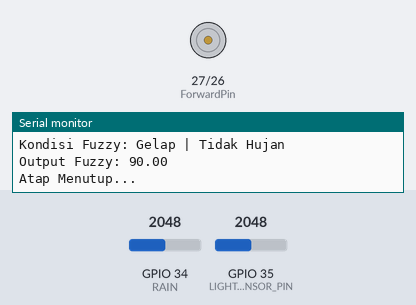
A sketch run on a simulated ESP32. On the bench: motor-driver pin pairs drawn as motors (green arrow = first pin HIGH = forward, orange = second pin HIGH = backward, longer = more drive, scaled by the enable pin), the last lines printed to the serial monitor. The test bench sets the inputs (shaded band); at power-on: GPIO 34 (RAIN) = 2048, GPIO 35 (LIGHT_SENSOR_PIN) = 2048. WiFi joins after 1.5 s; servers stay silent unless stated.

Above: at 12.5 s.
12.6 s: GPIO 34 (RAIN) set to 2570
22.3 s: GPIO 34 (RAIN) set to 2692
At 27.8 s:
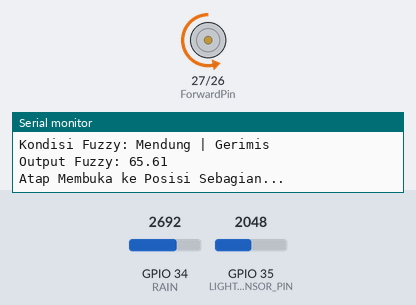
46.3 s: GPIO 35 (LIGHT_SENSOR_PIN) set to 1190
57.3 s: GPIO 35 (LIGHT_SENSOR_PIN) set to 1101
At 63.7 s:
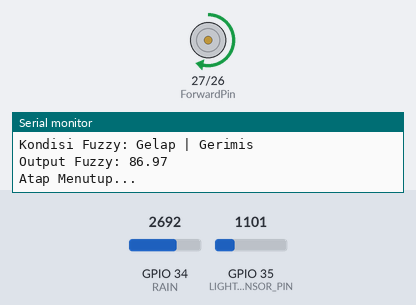
67.3 s: GPIO 35 (LIGHT_SENSOR_PIN) set to 1228
At 72.7 s:
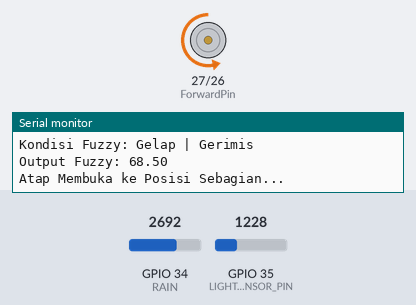
Timing chart, 0 to 77.4 s (numbered marks = the images above; inputs shaded):
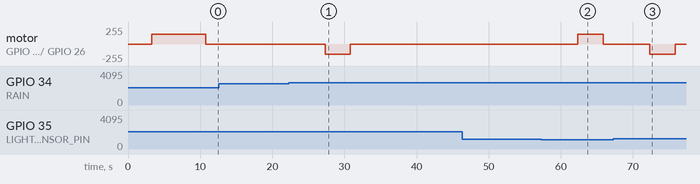

Measured:
- the behaviour switches between 2628 and 2629 on GPIO 34 (RAIN) (found by bisection; images 0 and 1)
- the behaviour switches between 1129 and 1128 on GPIO 35 (LIGHT_SENSOR_PIN) (found by bisection; images 1 and 2)
- after the input at 22.3 s, motor on GPIO 27 (ForwardPin) / GPIO 26 (BackwardPin): stopped → backward 150/255 after 5.0 s, → stopped 3.5 s later
- after the input at 57.3 s, motor on GPIO 27 (ForwardPin) / GPIO 26 (BackwardPin): stopped → forward 150/255 after 5.0 s, → stopped 3.5 s later
- after the input at 67.3 s, motor on GPIO 27 (ForwardPin) / GPIO 26 (BackwardPin): stopped → backward 150/255 after 5.1 s, → stopped 3.5 s later

The sketch:

code-full.ino
```cpp
// ====== Blynk ======
#define BLYNK_TEMPLATE_ID "TMPL6jR3w75Nl"
#define BLYNK_TEMPLATE_NAME "Alat Pemberi Ikan Otomatis"
#define BLYNK_AUTH_TOKEN "xlo3142SNYAMrvYbcoQQ2em0UAPcQq-_"
// ====== Fuzzy ======
#include <Fuzzy.h>

// ====== Blynk ======
#include <WiFi.h>
#include <WiFiClient.h>
#include <BlynkSimpleEsp32.h>

// ====== Blynk ======
char ssid[] = "A16";
char pass[] = "Renal2707";
int ledOpen = V4;
int ledHalf = V0;
int ledClose = V7;

// ====== Pin Motor ======
#define ForwardPin 27
#define BackwardPin 26
#define EnablePin 14
#define EncoderPinA 32
#define EncoderPinB 33

// ====== Sensor ======
#define LIGHT_SENSOR_PIN 35
#define RAIN 34

// ====== Fuzzy Object ======
Fuzzy *fuzzy = new Fuzzy();

// FuzzyInputIntensitasCahaya
FuzzySet *gelap = new FuzzySet(0, 0, 1095, 1595);
FuzzySet *mendung = new FuzzySet(1095, 1595, 2595, 3095);
FuzzySet *terang = new FuzzySet(2595, 3095, 4095, 4095);

// FuzzyInputKondisiCuaca
FuzzySet *notHujan = new FuzzySet(0, 0, 1095, 1595);
FuzzySet *gerimis = new FuzzySet(1095, 1595, 2595, 3095);
FuzzySet *hujan = new FuzzySet(2595, 3095, 4095, 4095);

// FuzzyOutputBukaanAtap
FuzzySet *membuka = new FuzzySet(0, 0, 0, 30);
FuzzySet *sebagian = new FuzzySet(20, 50 ,50, 80);
FuzzySet *menutup = new FuzzySet(70, 100, 100, 100);

// ====== Variabel posisi atap ======
float posisiAtap = 0;  // 0 = membuka, 50 = sebagian, 100 = tertutup penuh

// ====== FUNGSI TAMBAHAN UNTUK MEMILIH KONDISI ======
String kondisiCahaya(float g, float m, float t) {
  if (g >= m && g >= t) return "Gelap";
  if (m >= g && m >= t) return "Mendung";
  return "Terang";
}

String kondisiHujan(float n, float g, float h) {
  if (n >= g && n >= h) return "Tidak Hujan";
  if (g >= n && g >= h) return "Gerimis";
  return "Hujan";
}

void setup() {
  Serial.begin(115200);
  pinMode(ForwardPin, OUTPUT);
  pinMode(BackwardPin, OUTPUT);
  pinMode(EnablePin, OUTPUT);
  analogSetAttenuation(ADC_11db);

  // ====== Koneksi WiFi dan Blynk ======
  Blynk.begin(BLYNK_AUTH_TOKEN, ssid, pass);

  // ====== FUZZY LOGIC  ======

  // FuzzyInputIntensitasCahaya
  FuzzyInput *cahaya = new FuzzyInput(1);

  cahaya->addFuzzySet(gelap);
  cahaya->addFuzzySet(mendung);
  cahaya->addFuzzySet(terang);
  fuzzy->addFuzzyInput(cahaya);

  // FuzzyInputKondisiCuaca
  FuzzyInput *cuaca = new FuzzyInput(2);

  cuaca->addFuzzySet(notHujan);
  cuaca->addFuzzySet(gerimis);
  cuaca->addFuzzySet(hujan);
  fuzzy->addFuzzyInput(cuaca);

  // FuzzyOutputBukaanAtap
  FuzzyOutput *atap = new FuzzyOutput(1);

  atap->addFuzzySet(membuka);
  atap->addFuzzySet(sebagian);
  atap->addFuzzySet(menutup);
  fuzzy->addFuzzyOutput(atap);

  // Building FuzzyRule1
  FuzzyRuleAntecedent *ifTerangAndTidakHujan = new FuzzyRuleAntecedent();
  ifTerangAndTidakHujan->joinWithAND(terang, notHujan);
  FuzzyRuleConsequent *thenAtapMembuka = new FuzzyRuleConsequent();
  thenAtapMembuka->addOutput(membuka);
  FuzzyRule *fuzzyRule1 = new FuzzyRule(1, ifTerangAndTidakHujan, thenAtapMembuka);
  fuzzy->addFuzzyRule(fuzzyRule1);

  // Building FuzzyRule2
  FuzzyRuleAntecedent *ifTerangAndGerimis = new FuzzyRuleAntecedent();
  ifTerangAndGerimis->joinWithAND(terang, gerimis);
  FuzzyRuleConsequent *thenAtapMenutup1 = new FuzzyRuleConsequent();
  thenAtapMenutup1->addOutput(menutup);
  FuzzyRule *fuzzyRule2 = new FuzzyRule(1, ifTerangAndGerimis, thenAtapMenutup1);
  fuzzy->addFuzzyRule(fuzzyRule2);

  // Building FuzzyRule3
  FuzzyRuleAntecedent *ifTerangAndHujan = new FuzzyRuleAntecedent();
  ifTerangAndHujan->joinWithAND(terang, hujan);
  FuzzyRuleConsequent *thenAtapMenutup2 = new FuzzyRuleConsequent();
  thenAtapMenutup2->addOutput(menutup);
  FuzzyRule *fuzzyRule3 = new FuzzyRule(1, ifTerangAndHujan, thenAtapMenutup2);
  fuzzy->addFuzzyRule(fuzzyRule3);

  // Building FuzzyRule4
  FuzzyRuleAntecedent *ifMendungAndTidakHujan = new FuzzyRuleAntecedent();
  ifMendungAndTidakHujan->joinWithAND(mendung, notHujan);
  FuzzyRuleConsequent *thenAtapSebagian = new FuzzyRuleConsequent();
  thenAtapSebagian->addOutput(sebagian);
  FuzzyRule *fuzzyRule4 = new FuzzyRule(1, ifMendungAndTidakHujan, thenAtapSebagian);
  fuzzy->addFuzzyRule(fuzzyRule4);

  // Building FuzzyRule5
  FuzzyRuleAntecedent *ifMendungAndGerimis = new FuzzyRuleAntecedent();
  ifMendungAndGerimis->joinWithAND(mendung, gerimis);
  FuzzyRuleConsequent *thenAtapMenutup3 = new FuzzyRuleConsequent();
  thenAtapMenutup3->addOutput(menutup);
  FuzzyRule *fuzzyRule5 = new FuzzyRule(1, ifMendungAndGerimis, thenAtapMenutup3);
  fuzzy->addFuzzyRule(fuzzyRule5);

  // Building FuzzyRule6
  FuzzyRuleAntecedent *ifMendungAndHujan = new FuzzyRuleAntecedent();
  ifMendungAndHujan->joinWithAND(mendung, hujan);
  FuzzyRuleConsequent *thenAtapMenutup4 = new FuzzyRuleConsequent();
  thenAtapMenutup4->addOutput(menutup);
  FuzzyRule *fuzzyRule6 = new FuzzyRule(1, ifMendungAndHujan, thenAtapMenutup4);
  fuzzy->addFuzzyRule(fuzzyRule6);

  // Building FuzzyRule7
  FuzzyRuleAntecedent *ifGelapAndTidakHujan = new FuzzyRuleAntecedent();
  ifGelapAndTidakHujan->joinWithAND(gelap, notHujan);
  FuzzyRuleConsequent *thenAtapMenutup5 = new FuzzyRuleConsequent();
  thenAtapMenutup5->addOutput(menutup);
  FuzzyRule *fuzzyRule7 = new FuzzyRule(1, ifGelapAndTidakHujan, thenAtapMenutup5);
  fuzzy->addFuzzyRule(fuzzyRule7);

  // Building FuzzyRule8
  FuzzyRuleAntecedent *ifGelapAndGerimis = new FuzzyRuleAntecedent();
  ifGelapAndGerimis->joinWithAND(gelap, gerimis);
  FuzzyRuleConsequent *thenAtapMenutup6 = new FuzzyRuleConsequent();
  thenAtapMenutup6->addOutput(menutup);
  FuzzyRule *fuzzyRule8 = new FuzzyRule(1, ifGelapAndGerimis, thenAtapMenutup6);
  fuzzy->addFuzzyRule(fuzzyRule8);

  // Building FuzzyRule9
  FuzzyRuleAntecedent *ifGelapAndHujan = new FuzzyRuleAntecedent();
  ifGelapAndHujan->joinWithAND(gelap, hujan);
  FuzzyRuleConsequent *thenAtapMenutup7 = new FuzzyRuleConsequent();
  thenAtapMenutup7->addOutput(menutup);
  FuzzyRule *fuzzyRule9 = new FuzzyRule(1, ifGelapAndHujan, thenAtapMenutup7);
  fuzzy->addFuzzyRule(fuzzyRule9);
}

void loop() {
Blynk.run();

  // ====== Baca sensor ======
int cahayaVal = analogRead(LIGHT_SENSOR_PIN);

int rawRain = analogRead(RAIN);
int hujanVal = 4095 - rawRain;   // kering=0, basah=4095

Serial.print("Cahaya: "); Serial.print(cahayaVal);
Serial.print(" | Rain RAW: "); Serial.print(rawRain);
Serial.print(" | Rain INV: "); Serial.println(hujanVal);

  // ====== Hitung membership untuk ditampilkan ke Blynk ======
float g  = gelap->getPertinence();
float m  = mendung->getPertinence();
float t  = terang->getPertinence();

float nh = notHujan->getPertinence();
float gr = gerimis->getPertinence();
float hj = hujan->getPertinence();

  // Tentukan kondisi
  String kondisiC = kondisiCahaya(g, m, t);
  String kondisiH = kondisiHujan(nh, gr, hj);
  String kondisiGabungan = kondisiC + " | " + kondisiH;

  // TAMPILKAN KE BLYNK (V5)
  Blynk.virtualWrite(V5, kondisiGabungan);
  Serial.println("Kondisi Fuzzy: " + kondisiGabungan);

  // ====== Fuzzifikasi ======
  fuzzy->setInput(1, cahayaVal);
  fuzzy->setInput(2, hujanVal);
  fuzzy->fuzzify();
  float outputAtap = fuzzy->defuzzify(1);

  Serial.print("Output Fuzzy: ");
  Serial.println(outputAtap);

  // ====== Kendali Motor Berdasarkan Output + Posisi Terakhir ======
  if (outputAtap >= 0 && outputAtap <= 20) {  // Atap membuka penuh
    if (posisiAtap == 0) {
      posisiAtap = 0;
    } else if (posisiAtap == 100) {
      delay(1500);
      Serial.println("Atap Membuka...");
      digitalWrite(ForwardPin, LOW);
      digitalWrite(BackwardPin, HIGH);
      analogWrite(EnablePin, 150);
      posisiAtap = 0;
      delay(7500);
      digitalWrite(ForwardPin, LOW);
      digitalWrite(BackwardPin, LOW);
      analogWrite(EnablePin, 0);
    } else if (posisiAtap == 50) {
      delay(1500);
      Serial.println("Atap Membuka...");
      digitalWrite(ForwardPin, LOW);
      digitalWrite(BackwardPin, HIGH);
      analogWrite(EnablePin, 150);
      posisiAtap = 0;
      delay(3500);
      digitalWrite(ForwardPin, LOW);
      digitalWrite(BackwardPin, LOW);
      analogWrite(EnablePin, 0);
    }
    Blynk.virtualWrite(ledOpen, 255);
    Blynk.virtualWrite(ledHalf, 0);
    Blynk.virtualWrite(ledClose, 0);
  }
  else if (outputAtap >= 30 && outputAtap <= 70) {  // Atap membuka sebagian
    if (posisiAtap == 0) {
      delay(1500);
      Serial.println("Atap Menutup ke Posisi Sebagian...");
      digitalWrite(ForwardPin, HIGH);
      digitalWrite(BackwardPin, LOW);
      analogWrite(EnablePin, 150);
      posisiAtap = 50;
      delay(3500);
      digitalWrite(ForwardPin, LOW);
      digitalWrite(BackwardPin, LOW);
      analogWrite(EnablePin, 0);
    } else if (posisiAtap == 100) {
      delay(1500);
      Serial.println("Atap Membuka ke Posisi Sebagian...");
      digitalWrite(ForwardPin, LOW);
      digitalWrite(BackwardPin, HIGH);
      analogWrite(EnablePin, 150);
      posisiAtap = 50;
      delay(3500);
      digitalWrite(ForwardPin, LOW);
      digitalWrite(BackwardPin, LOW);
      analogWrite(EnablePin, 0);
    } else if (posisiAtap == 50) {
      posisiAtap = 50;
    }
    Blynk.virtualWrite(ledOpen, 0);
    Blynk.virtualWrite(ledHalf, 255);
    Blynk.virtualWrite(ledClose, 0);
  }
  else if (outputAtap >= 80 && outputAtap <= 100){  // Atap menutup penuh
    if (posisiAtap == 0) {
      delay(1500);
      Serial.println("Atap Menutup...");
      digitalWrite(ForwardPin, HIGH);
      digitalWrite(BackwardPin, LOW);
      analogWrite(EnablePin, 150);
      posisiAtap = 100;
      delay(7500);
      digitalWrite(ForwardPin, LOW);
      digitalWrite(BackwardPin, LOW);
      analogWrite(EnablePin, 0);
    } else if (posisiAtap == 50) {
      delay(1500);
      Serial.println("Atap Menutup...");
      digitalWrite(ForwardPin, HIGH);
      digitalWrite(BackwardPin, LOW);
      analogWrite(EnablePin, 150);
      posisiAtap = 100;
      delay(3500);
      digitalWrite(ForwardPin, LOW);
      digitalWrite(BackwardPin, LOW);
      analogWrite(EnablePin, 0);
    } else if (posisiAtap == 100) {
      posisiAtap = 100;
    }
    Blynk.virtualWrite(ledOpen, 0);
    Blynk.virtualWrite(ledHalf, 0);
    Blynk.virtualWrite(ledClose, 255);
  }

  delay(5000);
}
```
